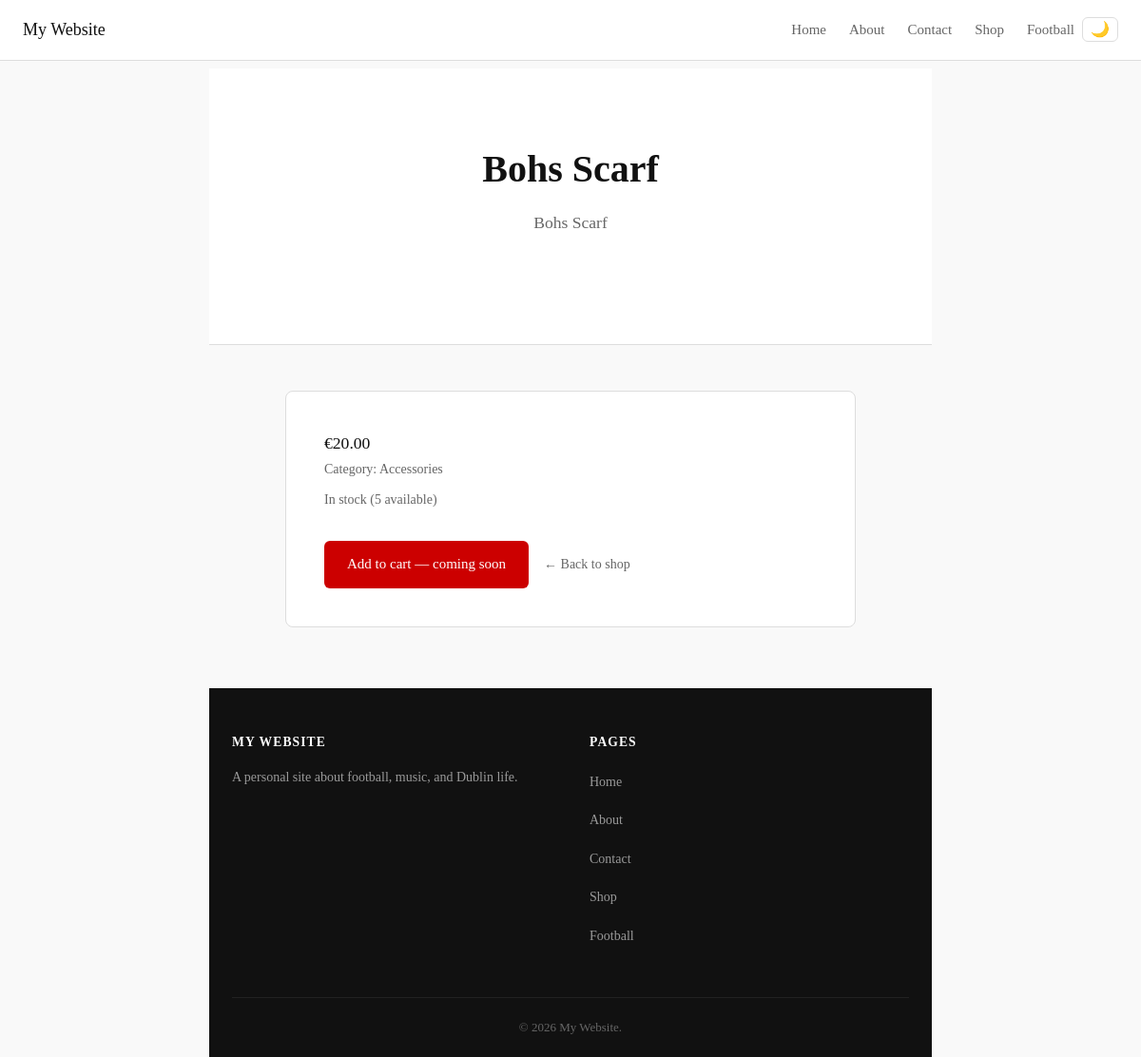
Page /shop/product/2/ on the committed database.
### shop/models.py (models this page shows, shortened)
class Product(models.Model):
    CATEGORY_CHOICES = [
        ('clothing', 'Clothing'),
        ('accessories', 'Accessories'),
    ]
    name = models.CharField(max_length=200)
    description = models.TextField()
    price = models.DecimalField(max_digits=6, decimal_places=2)
    category = models.CharField(max_length=50, choices=CATEGORY_CHOICES)
    stock = models.PositiveIntegerField(default=0)
    available = models.BooleanField(default=True)
    created_at = models.DateTimeField(auto_now_add=True)
    class Meta:
        ordering = ['name']

### shop/views.py (the view)
# urls.py: path('product/<int:pk>/', views.product_detail, name='product_detail'),
def product_detail(request, pk):
    product = get_object_or_404(Product, pk=pk, available=True)
    context = {
        'product': product,
    }
    return render(request, 'shop/detail.html', context)

### shop/templates/shop/detail.html (shortened to what this page needs)
{% extends 'core/base.html' %}
{% block content %}
<section class="hero">
  <h1>{{ product.name }}</h1>
  <p class="hero-subtitle">{{ product.description }}</p>
</section>
<section class="product-detail-section">
  <div class="product-detail-card">
    <div class="product-detail-info">
      <p class="product-price">€{{ product.price }}</p>
      <p class="product-category">Category: {{ product.get_category_display }}</p>
      <p class="product-stock">
        {% if product.stock > 0 %}
          In stock ({{ product.stock }} available)
        {% else %}
          Out of stock
        {% endif %}
      </p>
    </div>
    <div class="product-detail-actions">
      {% if product.stock > 0 %}
        <a href="#" class="btn">Add to cart — coming soon</a>
      {% else %}
        <button class="btn" disabled>Out of stock</button>
      {% endif %}
      <a href="{% url 'shop_home' %}" class="btn-secondary">← Back to shop</a>
    </div>
  </div>
</section>
{% endblock %}

### core/static/css/style.css (style rules this page uses)
* { box-sizing: border-box; margin: 0; padding: 0; }
:root { --font-main: Georgia, serif; --font-size-base: 18px; --line-height-base: 1.7; --color-text: #333333; --color-heading: #111111; --color-muted: #666666; --color-border: #dddddd; --color-accent: #cc0000; --color-bg: #f9f9f9; --color-white: #ffffff; --spacing-sm: 16px; --spacing-md: 32px; --spacing-lg: 64px; }
body { font-family: var(--font-main); font-size: var(--font-size-base); line-height: var(--line-height-base); color: var(--color-text); background-color: var(--color-bg); max-width: 800px; margin: 0 auto; padding: 0 20px; padding-top: 72px; }
h1, h2, h3, h4 { color: var(--color-heading); line-height: 1.3; margin-bottom: 16px; }
h1 { font-size: 2.5rem; }
p { margin-bottom: 16px; color: var(--color-text); }
a { color: var(--color-accent); text-decoration: none; }
.btn { display: inline-block; background-color: var(--color-accent); color: var(--color-white); padding: 12px 24px; border-radius: 6px; font-size: 15px; font-family: var(--font-main); border: none; cursor: pointer; transition: background-color 0.15s; }
.hero { text-align: center; padding: 80px 20px; background-color: var(--color-white); border-bottom: 1px solid var(--color-border); margin-bottom: 48px; }
.hero h1 { margin-bottom: 16px; }
.hero-subtitle { font-size: 1.1rem; color: var(--color-muted); margin-bottom: 32px; max-width: 500px; margin-left: auto; margin-right: auto; }
.product-price { font-size: 1.1rem; font-weight: 500; color: var(--color-heading); margin: 0; }
.product-detail-section { margin-bottom: var(--spacing-lg); }
.product-detail-card { background: var(--color-white); border: 1px solid var(--color-border); border-radius: 8px; padding: 40px; max-width: 600px; margin: 0 auto; }
.product-detail-info { margin-bottom: 32px; }
.product-category { font-size: 14px; color: var(--color-muted); margin-bottom: 8px; }
.product-stock { font-size: 14px; color: var(--color-muted); }
.product-detail-actions { display: flex; gap: 16px; align-items: center; }
.btn-secondary { font-size: 14px; color: var(--color-muted); text-decoration: none; }

### rows in the picture
Product: name "Bohs Scarf", description "Bohs Scarf", price "20.00", category "Accessories", stock "5"
